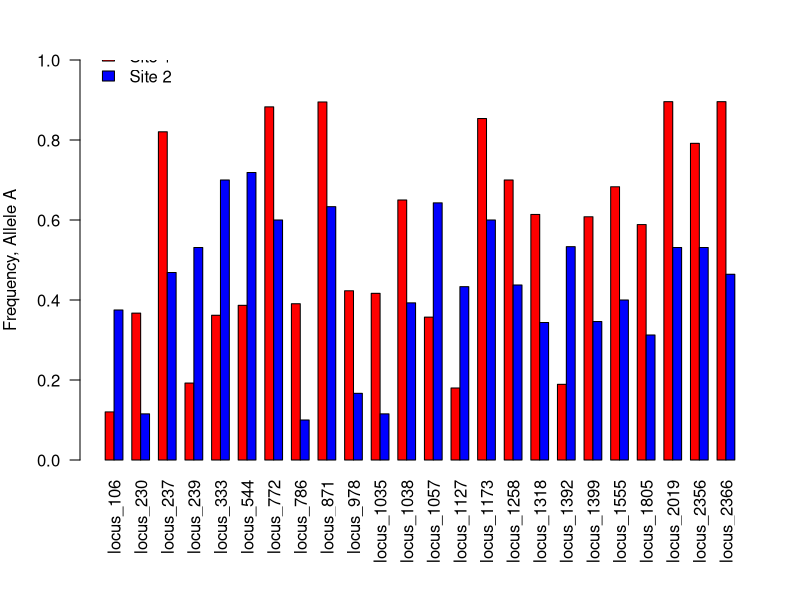
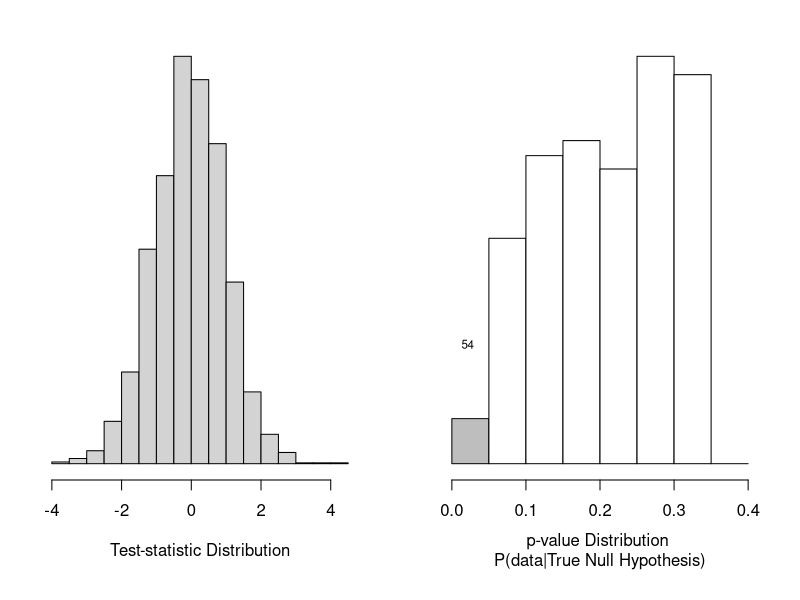
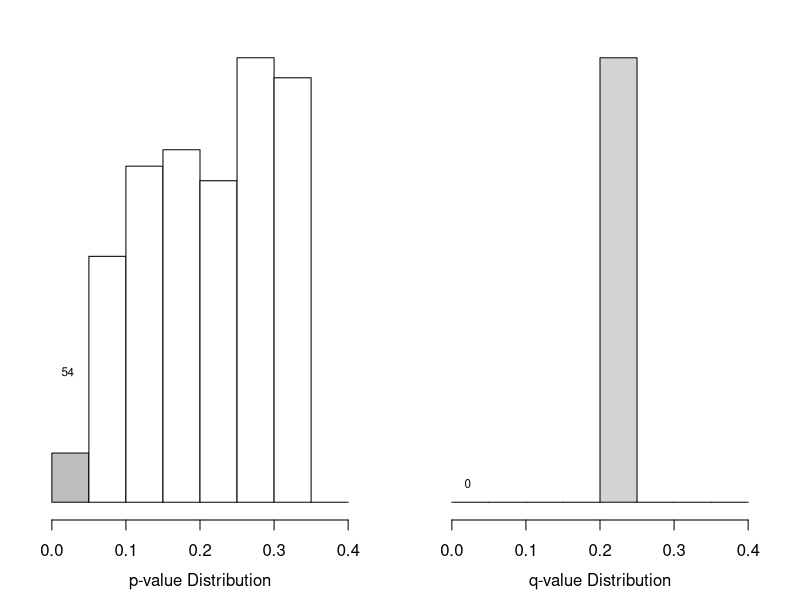
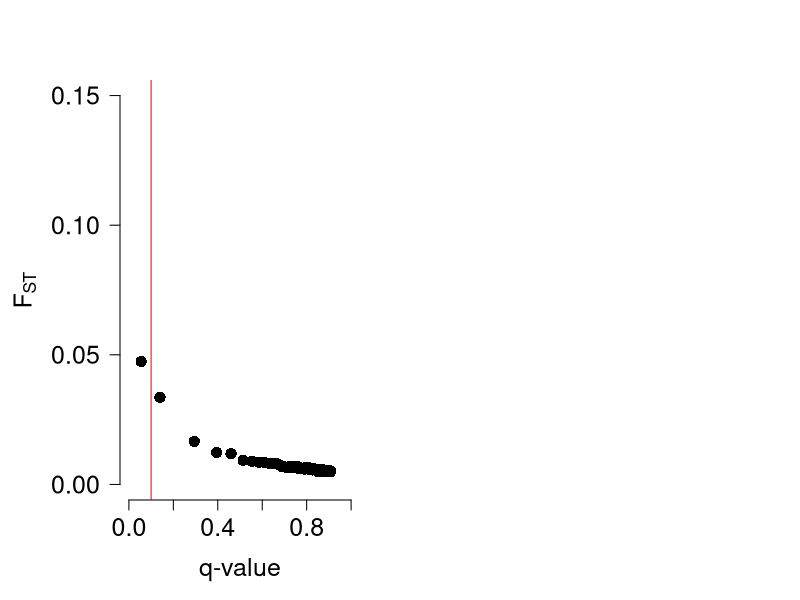
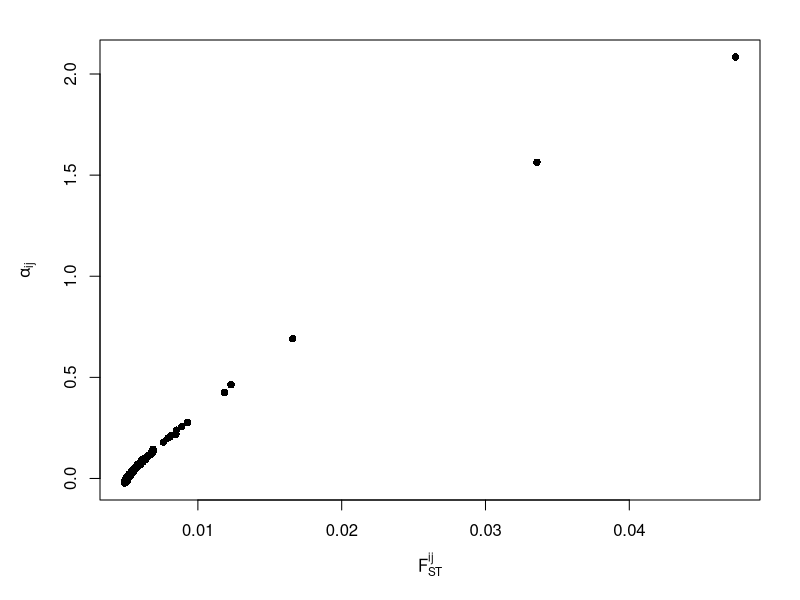

Write R code to recreate these figures, in order.
## ---- chunk 1
library(qvalue)
## ---- chunk 2
# load the raw allele frequency data
setwd('~/Desktop/CSU_PopGen_Labs/Data/')
allele.freqs<-read.table('wide_format_Bayescan.txt', header=T)

# inspect the data format
head(allele.freqs)
## ---- chunk 3
# load in the Bayescan output data
setwd('~/Desktop/CSU_PopGen_Labs/Data/')
bayescan.out<-read.table('Final_Merged_Both_Sites_Bayescan_Input_fst.txt')

# inspect the data format
head(bayescan.out)
## ---- chunk 4
setwd('~/Desktop/CSU_PopGen_Labs/')
## ---- chunk 5
# extract the loci that have more than 25% difference 
# in frequency between the two populations
disparate.freq <- allele.freqs[which(abs(allele.freqs$p_1-allele.freqs$p_2)>0.25),]

# how many were there?
length(disparate.freq[,1])

par(mar=c(7, 4, 3, 2))
barplot(rbind(disparate.freq$p_1, disparate.freq$p_2), 
        beside=T, col=c('red', 'blue'), 
        names=disparate.freq$Locus_1, 
        ylab='Frequency, Allele A', 
        las=2, ylim=c(0,1))
legend(x=-1, y=1.06, legend=c('Site 1', 'Site 2'), fill=c('red', 'blue'),
       bty='n') # put the legend exactly where you want it by specifying x and y
## ---- chunk 6
# Draw sample data points (test statistics) from a simulated Student's T distribution.
# Degrees of freedom (df) is arbitrarily set.
simulated.values<-rt(length(bayescan.out[,1]), df=98)

# Determine the probability of making each observation randomly from
# the given distribution using the function dt().
# dt() gives the area under the curve for values 
# equal to or more extreme than the observed value, 
# otherwise known as the p-value.

simulated.p<-dt(simulated.values, df=1)

## ---- chunk 7
length(simulated.p[simulated.p<0.05])
## ---- chunk 8
par(mfrow=c(1,2), mar=c(6,2,2,2))

# panel 1 shows the original values from the Student's T distribution
hist(simulated.values, main='', xlab='Test-statistic Distribution', 
     las=1, freq=F, axes=F)
axis(side=1)

# panel 2 shows the distribution of p-values
# the gray area of the histogram represents the 
# false-positive p-values < 0.05, which we would like to remove. 
hist(simulated.p, main='', xlab='', ylab='', las=1, 
     breaks=seq(0,0.4, 0.05), freq=F, col=c('gray', rep('white', 8)), 
     axes=F)
axis(side=1)
mtext(side=1, line=3.5, text='p-value Distribution \nP(data|True Null Hypothesis)')

# length(simulated.p[which(simulated.p<0.05)]) counts 
# the number of p-values less than alpha = 0.05
text(x=0.021, y=1.2, labels=length(simulated.p[which(simulated.p<0.05)]), cex=0.7)
## ---- chunk 9
# perform the FDR correction with the qvalue() function:
simulated.q<-qvalue(simulated.p, lambda=0.2)

# plot the comparison
par(mfrow=c(1,2), mar=c(4,2,2,2))

# panel 1 shows the distribution of p-values
# the gray area of the histogram represents the 
# false-positive p-values < 0.05, which we would like to remove. 
hist(simulated.p, main='', xlab='', ylab='', las=1, 
     breaks=seq(0,0.4,0.05), freq=F, col=c('gray', rep('white', 8)), 
     axes=F)
axis(side=1)
mtext(side=1, line=2.5, text='p-value Distribution')
text(x=0.021, y=1.2, labels=length(simulated.p[which(simulated.p<0.05)]), cex=0.7)

# panel 2 shows the q-values (corrected p-values)
hist(simulated.q$qvalues, main='', ylab='', xlab='', las=1, 
     breaks=seq(0,0.4,0.05), axes=F)
axis(side=1)
mtext(side=1, line=2.5, text='q-value Distribution')

# length(simulated.q$qvalues[which(simulated.q$qvalues<0.05)]) counts
# the number of q-values less than alpha = 0.05
text(x=0.021, y=100, labels=length(simulated.q$qvalues[which(simulated.q$qvalues<0.05)]), cex=0.7)

## ---- chunk 10
simulated.q$qvalues[simulated.q$qvalues<0.05]
## ---- chunk 11
par(mar=c(5,6,4,2))
plot(bayescan.out$qval, bayescan.out$fst, pch=16, cex=1.5, cex.axis=1.5, xlim=c(0,1), 
     ylim=c(0,0.15), bty='n', las=1, cex.lab=1.5, xlab='q-value', ylab='')
mtext(side=2, line=4, text=expression('F'['ST']), cex=1.5)
abline(v=0.1, col='red')
## ---- chunk 12
# Count the number significant at alpha = 0.1
sig<-bayescan.out$qval[bayescan.out$qval < 0.1]
length(sig)

# What is the corresponding FST value? (round to 3 digits)
fst<-bayescan.out$fst[bayescan.out$qval < 0.1]
round(fst, 3)

## ---- chunk 13
# Count the number significant at alpha = 0.1
sig<-bayescan.out$qval[bayescan.out$qval < 0.05]
length(sig)

# What is the corresponding FST value? (round to 3 digits)
fst<-bayescan.out$fst[bayescan.out$qval < 0.05]
round(fst, 3)

## ---- chunk 14
par(mfrow=c(1,1), mar=c(5,5,2,2))
plot(bayescan.out$fst, bayescan.out$alpha, pch=16,
     xlab=expression('F'['ST']^'ij'), ylab=expression(alpha['ij']))
